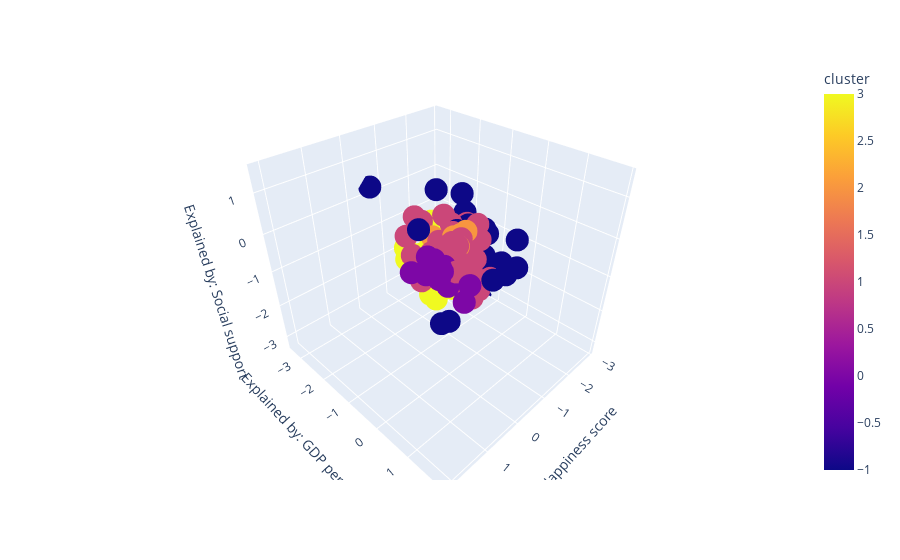

Write notebook code for a chart like this one.
### Code cell
df['cluster'] = optics.labels_
fig = px.scatter_3d(df, x='Happiness score',y = 'Explained by: GDP per capita', z='Explained by: Social support', color = 'cluster')
fig.show()

### Figure 1 — Plotly figure (JSON) as saved in the notebook; plotly's stock layout.template omitted (floating-point values rounded to 4 significant figures; data arrays with more than 128 entries replaced by an {"elided": "..."} marker saying what was removed)
{"data": [{"hovertemplate": "Happiness score=%{x}<br>Explained by: GDP per capita=%{y}<br>Explained by: Social support=%{z}<br>cluster=%{marker.color}<extra></extra>", "legendgroup": "", "marker": {"color": {"elided": "146 int values"}, "coloraxis": "coloraxis", "symbol": "circle"}, "mode": "markers", "name": "", "scene": "scene", "showlegend": false, "type": "scatter3d", "x": {"elided": "146 float values"}, "y": {"elided": "146 float values"}, "z": {"elided": "146 float values"}}], "layout": {"coloraxis": {"colorbar": {"title": {"text": "cluster"}}, "colorscale": [[0, "#0d0887"], [0.1111, "#46039f"], [0.2222, "#7201a8"], [0.3333, "#9c179e"], [0.4444, "#bd3786"], [0.5556, "#d8576b"], [0.6667, "#ed7953"], [0.7778, "#fb9f3a"], [0.8889, "#fdca26"], [1, "#f0f921"]]}, "legend": {"tracegroupgap": 0}, "margin": {"t": 60}, "scene": {"domain": {"x": [0, 1], "y": [0, 1]}, "xaxis": {"title": {"text": "Happiness score"}}, "yaxis": {"title": {"text": "Explained by: GDP per capita"}}, "zaxis": {"title": {"text": "Explained by: Social support"}}}}}
